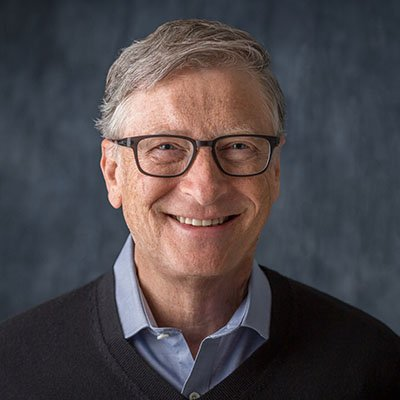
#> input picture images/bill_gates.jpg, 400 x 400 px, given in place of donald_trump.jpg, which was not available
$ python picture_face_swap_mediapipe.py
#> lines starting #> are read from the running program, lines starting #| are printed output that depends on the picture
### common/media_utils.py
import sys

import cv2
import mediapipe as mp
import numpy as np

mp_drawing = mp.solutions.drawing_utils
mp_drawing_styles = mp.solutions.drawing_styles
mp_face_mesh = mp.solutions.face_mesh


def get_landmark_points(src_image):
    with mp_face_mesh.FaceMesh(
            static_image_mode=True,
            max_num_faces=1,
            refine_landmarks=True,
            min_detection_confidence=0.5) as face_mesh:
        # Convert the BGR image to RGB before processing.
        results = face_mesh.process(cv2.cvtColor(src_image, cv2.COLOR_BGR2RGB))

        # Print and draw face mesh landmarks on the image.
        if not results.multi_face_landmarks:
            return None
        if len(results.multi_face_landmarks) > 1:
            sys.exit("There are too much face landmarks")

        src_face_landmark = results.multi_face_landmarks[0].landmark
        landmark_points = []
        for i in range(468):
            y = int(src_face_landmark[i].y * src_image.shape[0])
            x = int(src_face_landmark[i].x * src_image.shape[1])
            landmark_points.append((x, y))

        return landmark_points


# [91 lines left out: functions extract_index_nparray, get_triangles, triangulation, warp_triangle, add_piece_of_new_face, swap_new_face, not called in this run]

### picture_face_swap_mediapipe.py
"""
https://colab.research.google.com/drive/1iKoX8Qn3KBu3DChN8GqCE6mh5ZSP2DW8?usp=sharing#scrollTo=HkWBmT9DjLDo
"""

import cv2
import numpy as np

from common import media_utils

# For static images:
# SRC_FILE = "images/jim_carrey.jpg"
# DEST_FILE = "images/bradley_cooper.jpg"
SRC_FILE = "images/donald_trump.jpg"
DEST_FILE = "images/elon_musk.jpg"

# Source
src_image = cv2.imread(SRC_FILE)
#> src_image is the input picture: shape (400, 400, 3); mean B, G, R 73.7, 70.6, 77.1
src_image_gray = cv2.cvtColor(src_image, cv2.COLOR_BGR2GRAY)
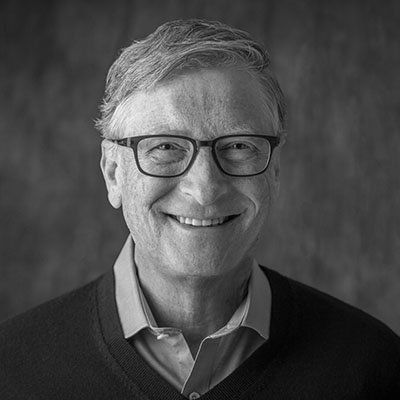
#> src_image_gray: shape (400, 400); min 0, max 252, mean 72.9
src_mask = np.zeros_like(src_image_gray)

#> (the run stopped early here; a loop or call above may not have finished)

$ run again, on images/bong.jpg
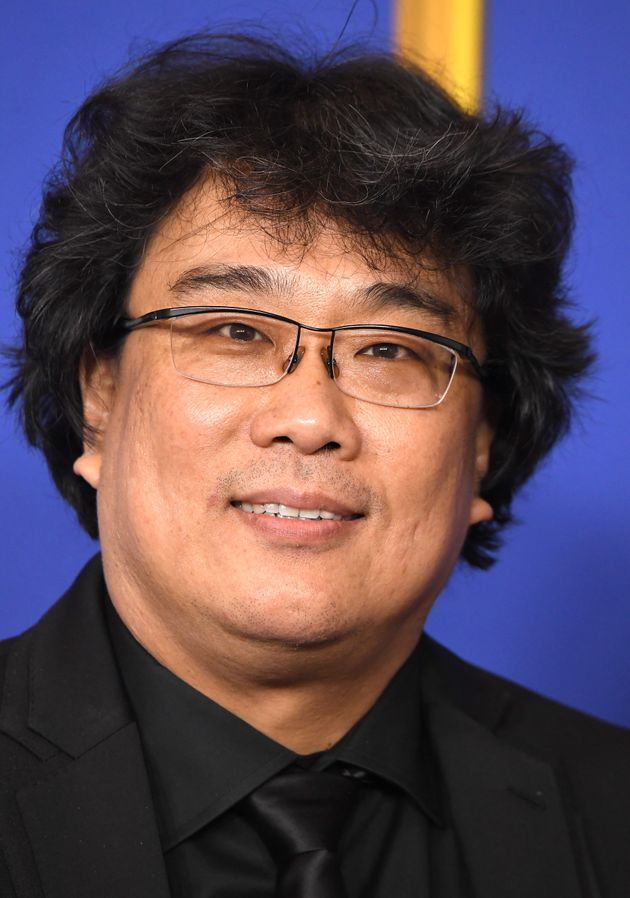
#> input picture images/bong.jpg, 630 x 898 px, given in place of donald_trump.jpg, which was not available
#> src_image is the input picture: shape (898, 630, 3); mean B, G, R 84.2, 71.5, 88.5
#> `src_image_gray = cv2.cvtColor(src_image, cv2.COLOR_BGR2GRAY)`:
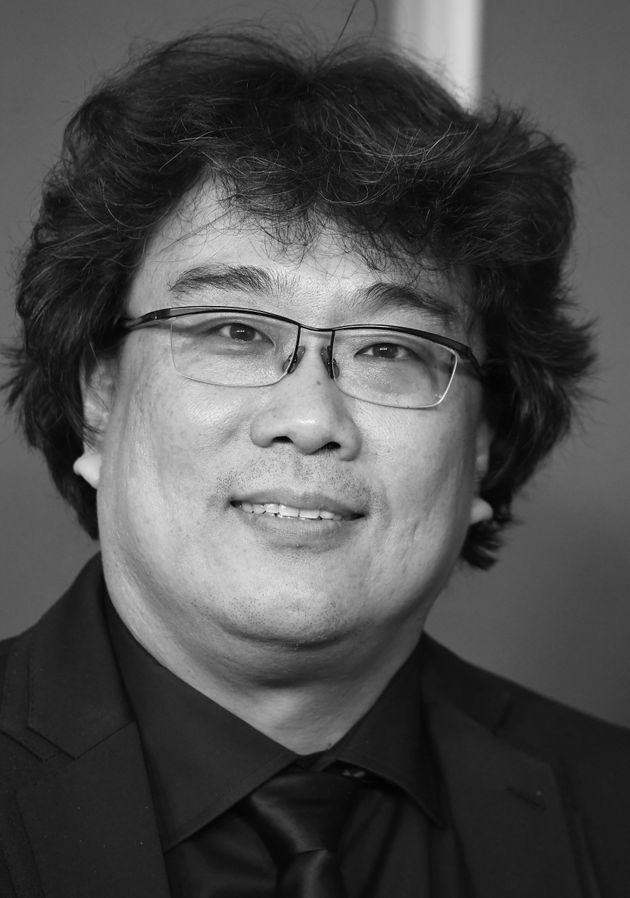
#> src_image_gray: shape (898, 630); min 0, max 248, mean 78.1

$ run again, on images/danial_henney.jpg
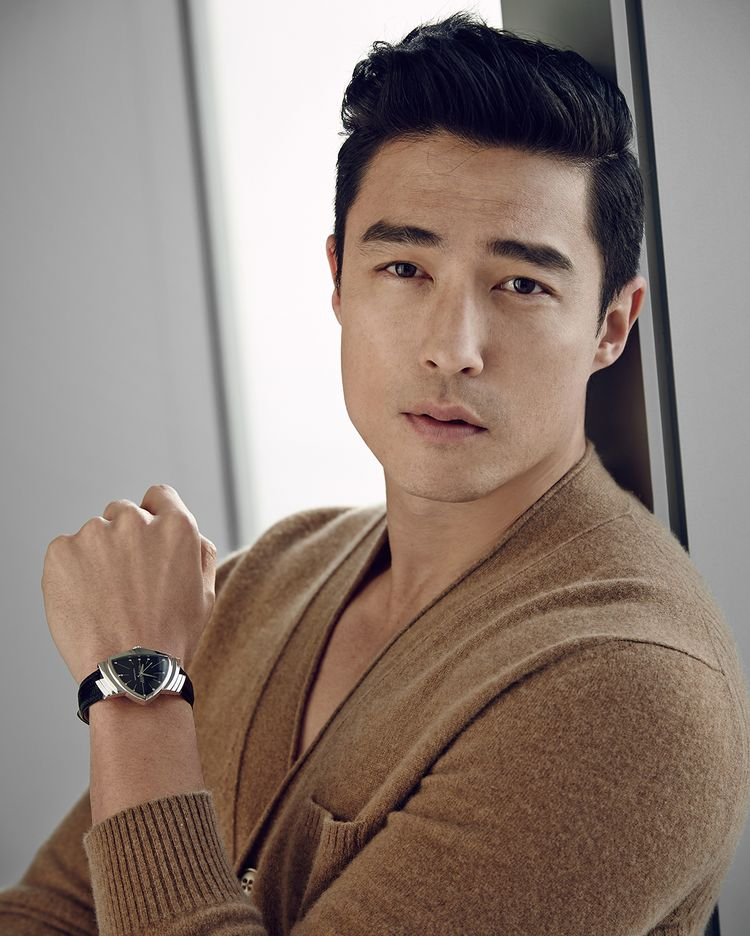
#> input picture images/danial_henney.jpg, 750 x 936 px, given in place of donald_trump.jpg, which was not available
#> src_image is the input picture: shape (936, 750, 3); mean B, G, R 116.8, 125.8, 142.1
#> `src_image_gray = cv2.cvtColor(src_image, cv2.COLOR_BGR2GRAY)`:
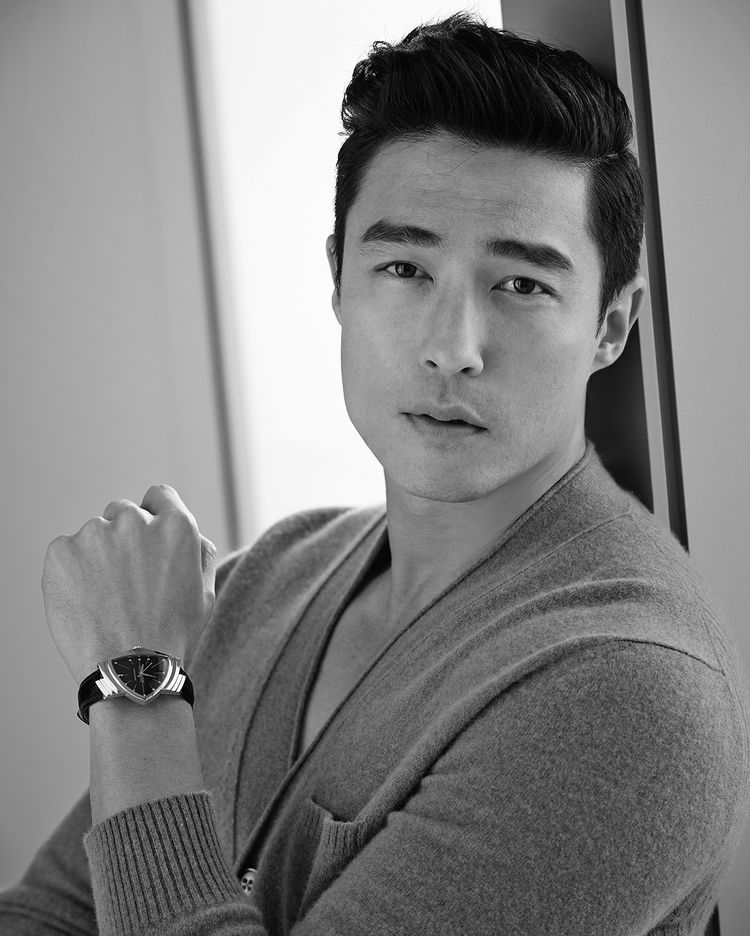
#> src_image_gray: shape (936, 750); min 0, max 255, mean 129.6
